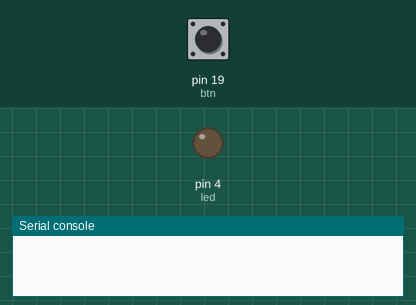
Simulated run of this program. Board: MicroPython board. Parts: output pins drawn as LEDs (lit = HIGH), the last lines printed to the serial console. The inputs (shaded band) are chosen by the test bench; at power-on: pin 19 (btn) HIGH.

Above: at 1.2 s.
1.3 s: pin 19 (btn) pulled LOW for 0.15 s
At 1.9 s:
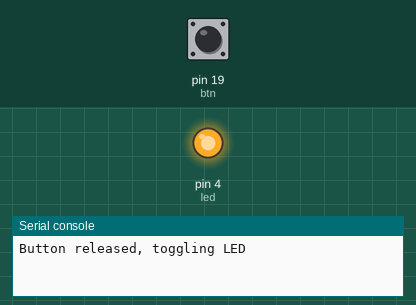
2.9 s: pin 19 (btn) pulled LOW for 1 s
At 4.2 s:
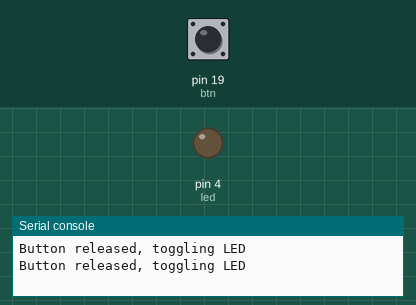
5.4 s: pin 19 (btn) pulled LOW for 3.2 s
At 8.9 s:
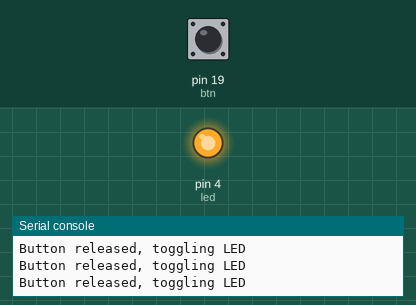
Timing chart, 0 to 10.4 s (numbered marks = the images above; inputs shaded):
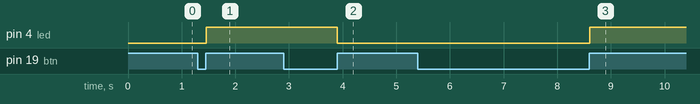

The program:

2.2_Button_Debounce_on_your_own.py
```python
"""
@file       2.2_Button_Debounce_on_your_own.py
@brief      Variation of the 2.2 Button debounce example that switches the LED when the button is released, instead of
            when it is pressed.
            For details, connection diagram and more, check out the example documentation at: <link placeholder>

@author     Borna Zelenika @ soldered.com
"""

from machine import Pin
import time

"""
This is a variable to which we pass the number of pin that we had connected the BUTTON to.
The NULA board has a pin naming logic as follows: IO19, where 19 is the number that we give to the variable.
If you wish to use a different pin, make sure you are using a IO__ marked pin.
"""
BUTTON_PIN = 19

"""
This is a variable to which we pass the number of pin that we had connected the LED to.

Remember that the LED needs a 330 Ohm resistor in series with it. That resistor limits how much current flows, and
without it the LED draws more than either it or the pin is built for, so both can be damaged.
"""
LED_PIN = 4

"""
Here we create our two Pin objects. The button is set to Pin.IN because we read it, with Pin.PULL_UP switching on a
resistor inside the chip that ties the pin to 3.3V while the button is released, so the button only has to connect the
pin to GND. The LED is set to Pin.OUT because we write to it.
"""
btn = Pin(BUTTON_PIN, Pin.IN, Pin.PULL_UP)
led = Pin(LED_PIN, Pin.OUT)

"""
Those are the variables used for button debouncing. To learn more about button debouncing, check out our example
documentation at: <link placeholder>
"led_state" remembers whether the LED is currently on, "last_state" remembers what the button read the last time we
looked, and "last_change_ms" remembers when that reading last changed.
"""
led_state = False
last_state = 1
last_change_ms = 0
DEBOUNCE_MS = 25

# Make sure the LED starts out switched off, so the state we remember matches what you actually see.
led.value(0)

while True:

    # value() is a function that reads the value from our pin, either 1 (high) or 0 (low).
    reading = btn.value()

    """
    time.ticks_ms() is a function that returns the number of milliseconds passed since the board was powered on.
    In this example, we use this function to check if the debouncing period has finished.
    This counter eventually wraps around back to zero, which is why we never compare two of these numbers directly
    and always use time.ticks_diff() to work out the difference between them.
    """
    now = time.ticks_ms()

    """
    This is our debouncing logic, we check if the button reading has changed and if enough time has passed so that we
    don't get false readings because of the noise in the signal. A mechanical button does not switch cleanly: its
    contacts bounce for a few milliseconds, and without this check a single press would be counted several times.
    """
    if reading != last_state and time.ticks_diff(now, last_change_ms) > DEBOUNCE_MS:
        last_change_ms = now

        """
        As we are using the pull-up method for reading the button, the readings are the other way around from what
        you might expect: the pin reads high while the button is released and low while it is pressed. So we need to
        toggle the LED when the button state goes from low to high, which is the moment the button is released.
        """
        if last_state == 0 and reading == 1:

            # We toggle the led_state. The "not" operator flips True into False and False into True.
            led_state = not led_state

            # We turn the LED on or off depending on the current led_state.
            if led_state:
                led.value(1)
            else:
                led.value(0)

            print("Button released, toggling LED")

        last_state = reading

    # A very short pause leaves the processor a moment to handle its own background work.
    time.sleep_ms(10)
```

Measured:
- after the input at 1.3 s, pin 4 (led): LOW → HIGH after 0.16 s
- after the input at 2.9 s, pin 4 (led): HIGH → LOW after 1.0 s
- after the input at 5.4 s, pin 4 (led): LOW → HIGH after 3.2 s
